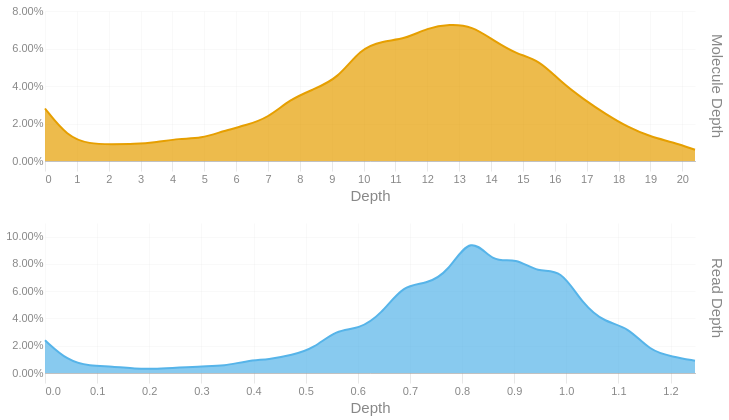

The notebook cell saved with this chart:
### Code cell
readdep = depth_hist(tb['Read Depth'], q99, 3)
readdep = readdep.with_columns(pl.lit('Read Depth').alias('Metric'))
if not SKIPLR:
    moldep = depth_hist(tb['Molecule Depth'], mol_q99, 1)
    moldep = moldep.with_columns(pl.lit('Molecule Depth').alias('Metric'))
    _hist = pl.concat([readdep, moldep])
    _hist = _hist.filter(pl.col('Proportion') != 0)
    with SafeRender(_hist):
        (
            alt.Chart(_hist)        
            .mark_area(interpolate = "basis")
            .encode(
                x=alt.X('Bin:Q').scale(domainMin=0).axis(alt.Axis(title='Depth')),
                y = alt.Y('Proportion:Q', title = None).axis(format = '.2%'),
                color = alt.Color('Metric:N').legend(None),
                row = alt.Row("Metric:N").header(title = None, labelOrient = 'right'),
                tooltip = [
                    alt.Tooltip("Metric:N", title = "Metric"),
                    alt.Tooltip('Interval:N', title = "Depth Interval"),
                    alt.Tooltip('Proportion:Q', title = "% Alignments").format('.2%')
                ]
            )
            .resolve_scale(x='independent', y='independent')
            .properties(
                height = 150, width = 650,
                usermeta={'embedOptions': {'downloadFileName': f'{samplename}.depth.hist'}}
            )
        ).display()
else:
    readdep = readdep.filter(pl.col('Proportion') != 0)
    with SafeRender(readdep):
        (
            alt.Chart(readdep)        
            .mark_area(interpolate = "basis")
            .encode(
                x=alt.X('Bin:Q').scale(domainMin=0).axis(alt.Axis(title='Depth')),
                y = alt.Y('Proportion:Q', title = None).axis(format = '.2%'),
                tooltip = [
                    alt.Tooltip('Interval:N', title = "Depth Interval"),
                    alt.Tooltip('Proportion:Q', title = "% Alignments").format('.2%')
                ]
            )
            .properties(
                usermeta={'embedOptions': {'downloadFileName': f'{samplename}.depth.hist'}}
            )
        ).display()

### Figure 1 — Vega-Lite specification as saved in the notebook (floating-point values rounded to 4 significant figures)
{"width": 650, "height": 150, "config": {"title": {"anchor": "start", "dy": -15, "fontSize": 18, "color": "#888888", "subtitleColor": "#888888", "subtitleFontSize": 14}, "arc": {"fill": "#0072B2"}, "axis": {"domainColor": "#888888", "domainWidth": 0.5, "gridWidth": 0.2, "grid": false, "titleFontWeight": 400, "titleFontSize": 15, "labelFontSize": 11, "labelColor": "#888888", "tickColor": "#888888", "tickWidth": 0.2, "titleColor": "#888888"}, "axisBand": {"grid": false}, "axisX": {"grid": true, "tickSize": 10, "domainCap": "round"}, "axisY": {"domain": false, "grid": true, "tickSize": 0, "domainCap": "round"}, "background": "transparent", "header": {"labelFontSize": 15, "labelColor": "#888888", "titleFontSize": 15, "titleFontWeight": 600, "titleColor": "#888888"}, "legend": {"labelFont": "sans-serif", "labelFontSize": 12, "labelColor": "#888888", "symbolSize": 100, "symbolType": "circle", "titleFontSize": 12, "titlePadding": 10, "titleColor": "#888888", "title": null}, "range": {"category": ["#E69F00", "#56B4E9", "#009E73", "#F0E442", "#0072B2", "#D55E00", "#CC79A7", "#000000"], "diverging": ["#cfe8f3", "#a2d4ec", "#73bfe2", "#46abdb", "#1696d2", "#12719e"]}, "area": {"fill": "#0072B2", "fillOpacity": 0.7, "line": true, "strokeOpacity": 0.7}, "line": {"color": "#0072B2", "stroke": "#0072B2", "strokeWidth": 2}, "trail": {"color": "#0072B2", "stroke": "#0072B2", "strokeWidth": 0, "size": 1}, "point": {"filled": true, "fillOpacity": 1.0, "size": 95}, "text": {"color": "#888888", "fontSize": 11, "align": "right", "fontWeight": 400, "size": 11}, "bar": {"fill": "#0072B2", "stroke": null}, "view": {"stroke": null, "continuousWidth": 660, "continuousHeight": 400}}, "data": {"name": "data-448e4d42cd1e668615c1b49fc1a5cf09"}, "mark": {"type": "area", "interpolate": "basis"}, "encoding": {"color": {"field": "Metric", "legend": null, "type": "nominal"}, "row": {"field": "Metric", "header": {"title": null, "labelOrient": "right"}, "type": "nominal"}, "tooltip": [{"field": "Metric", "title": "Metric", "type": "nominal"}, {"field": "Interval", "title": "Depth Interval", "type": "nominal"}, {"field": "Proportion", "format": ".2%", "title": "% Alignments", "type": "quantitative"}], "x": {"axis": {"title": "Depth"}, "field": "Bin", "scale": {"domainMin": 0}, "type": "quantitative"}, "y": {"axis": {"format": ".2%"}, "field": "Proportion", "title": null, "type": "quantitative"}}, "resolve": {"scale": {"x": "independent", "y": "independent"}}, "usermeta": {"embedOptions": {"downloadFileName": "S3_Waccamaw_1718.depth.hist"}}, "$schema": "https://vega.github.io/schema/vega-lite/v6.1.0.json", "datasets": {"data-448e4d42cd1e668615c1b49fc1a5cf09": [{"Bin": 0.0, "Interval": "0.0-0.043", "Proportion": 0.024, "Metric": "Read Depth"}, {"Bin": 0.043, "Interval": "0.043-0.086", "Proportion": 0.009, "Metric": "Read Depth"}, {"Bin": 0.086, "Interval": "0.086-0.129", "Proportion": 0.005, "Metric": "Read Depth"}, {"Bin": 0.129, "Interval": "0.129-0.172", "Proportion": 0.005, "Metric": "Read Depth"}, {"Bin": 0.172, "Interval": "0.172-0.215", "Proportion": 0.003, "Metric": "Read Depth"}, {"Bin": 0.215, "Interval": "0.215-0.258", "Proportion": 0.003, "Metric": "Read Depth"}, {"Bin": 0.258, "Interval": "0.258-0.301", "Proportion": 0.004, "Metric": "Read Depth"}, {"Bin": 0.301, "Interval": "0.301-0.344", "Proportion": 0.005, "Metric": "Read Depth"}, {"Bin": 0.344, "Interval": "0.344-0.387", "Proportion": 0.005, "Metric": "Read Depth"}, {"Bin": 0.387, "Interval": "0.387-0.43", "Proportion": 0.009, "Metric": "Read Depth"}, {"Bin": 0.43, "Interval": "0.43-0.473", "Proportion": 0.01, "Metric": "Read Depth"}, {"Bin": 0.473, "Interval": "0.473-0.516", "Proportion": 0.013, "Metric": "Read Depth"}, {"Bin": 0.516, "Interval": "0.516-0.559", "Proportion": 0.018, "Metric": "Read Depth"}, {"Bin": 0.559, "Interval": "0.559-0.602", "Proportion": 0.032, "Metric": "Read Depth"}, {"Bin": 0.602, "Interval": "0.602-0.645", "Proportion": 0.032, "Metric": "Read Depth"}, {"Bin": 0.645, "Interval": "0.645-0.688", "Proportion": 0.043, "Metric": "Read Depth"}, {"Bin": 0.688, "Interval": "0.688-0.731", "Proportion": 0.065, "Metric": "Read Depth"}, {"Bin": 0.731, "Interval": "0.731-0.774", "Proportion": 0.065, "Metric": "Read Depth"}, {"Bin": 0.774, "Interval": "0.774-0.817", "Proportion": 0.074, "Metric": "Read Depth"}, {"Bin": 0.817, "Interval": "0.817-0.86", "Proportion": 0.102, "Metric": "Read Depth"}, {"Bin": 0.86, "Interval": "0.86-0.903", "Proportion": 0.08, "Metric": "Read Depth"}, {"Bin": 0.903, "Interval": "0.903-0.946", "Proportion": 0.085, "Metric": "Read Depth"}, {"Bin": 0.946, "Interval": "0.946-0.989", "Proportion": 0.073, "Metric": "Read Depth"}, {"Bin": 0.989, "Interval": "0.989-1.032", "Proportion": 0.077, "Metric": "Read Depth"}, {"Bin": 1.032, "Interval": "1.032-1.075", "Proportion": 0.05, "Metric": "Read Depth"}, {"Bin": 1.075, "Interval": "1.075-1.118", "Proportion": 0.037, "Metric": "Read Depth"}, {"Bin": 1.118, "Interval": "1.118-1.161", "Proportion": 0.034, "Metric": "Read Depth"}, {"Bin": 1.161, "Interval": "1.161-1.204", "Proportion": 0.016, "Metric": "Read Depth"}, {"Bin": 1.204, "Interval": "1.204-1.247", "Proportion": 0.012, "Metric": "Read Depth"}, {"Bin": 1.247, "Interval": "1.247-1.29", "Proportion": 0.009, "Metric": "Read Depth"}, {"Bin": 0.0, "Interval": "0.0-0.7", "Proportion": 0.028, "Metric": "Molecule Depth"}, {"Bin": 0.7, "Interval": "0.7-1.4", "Proportion": 0.013, "Metric": "Molecule Depth"}, {"Bin": 1.4, "Interval": "1.4-2.1", "Proportion": 0.009, "Metric": "Molecule Depth"}, {"Bin": 2.1, "Interval": "2.1-2.8", "Proportion": 0.009, "Metric": "Molecule Depth"}, {"Bin": 2.8, "Interval": "2.8-3.5", "Proportion": 0.009, "Metric": "Molecule Depth"}, {"Bin": 3.5, "Interval": "3.5-4.2", "Proportion": 0.01, "Metric": "Molecule Depth"}, {"Bin": 4.2, "Interval": "4.2-4.9", "Proportion": 0.012, "Metric": "Molecule Depth"}, {"Bin": 4.9, "Interval": "4.9-5.6", "Proportion": 0.012, "Metric": "Molecule Depth"}, {"Bin": 5.6, "Interval": "5.6-6.3", "Proportion": 0.016, "Metric": "Molecule Depth"}, {"Bin": 6.3, "Interval": "6.3-7.0", "Proportion": 0.019, "Metric": "Molecule Depth"}, {"Bin": 7.0, "Interval": "7.0-7.7", "Proportion": 0.023, "Metric": "Molecule Depth"}, {"Bin": 7.7, "Interval": "7.7-8.4", "Proportion": 0.033, "Metric": "Molecule Depth"}, {"Bin": 8.4, "Interval": "8.4-9.2", "Proportion": 0.038, "Metric": "Molecule Depth"}, {"Bin": 9.2, "Interval": "9.2-9.9", "Proportion": 0.044, "Metric": "Molecule Depth"}, {"Bin": 9.9, "Interval": "9.9-10.6", "Proportion": 0.06, "Metric": "Molecule Depth"}, {"Bin": 10.6, "Interval": "10.6-11.3", "Proportion": 0.064, "Metric": "Molecule Depth"}, {"Bin": 11.3, "Interval": "11.3-12.0", "Proportion": 0.065, "Metric": "Molecule Depth"}, {"Bin": 12.0, "Interval": "12.0-12.7", "Proportion": 0.071, "Metric": "Molecule Depth"}, {"Bin": 12.7, "Interval": "12.7-13.4", "Proportion": 0.073, "Metric": "Molecule Depth"}, {"Bin": 13.4, "Interval": "13.4-14.1", "Proportion": 0.072, "Metric": "Molecule Depth"}, {"Bin": 14.1, "Interval": "14.1-14.8", "Proportion": 0.064, "Metric": "Molecule Depth"}, {"Bin": 14.8, "Interval": "14.8-15.5", "Proportion": 0.057, "Metric": "Molecule Depth"}, {"Bin": 15.5, "Interval": "15.5-16.2", "Proportion": 0.054, "Metric": "Molecule Depth"}, {"Bin": 16.2, "Interval": "16.2-16.9", "Proportion": 0.042, "Metric": "Molecule Depth"}, {"Bin": 16.9, "Interval": "16.9-17.6", "Proportion": 0.033, "Metric": "Molecule Depth"}, {"Bin": 17.6, "Interval": "17.6-18.3", "Proportion": 0.025, "Metric": "Molecule Depth"}, {"Bin": 18.3, "Interval": "18.3-19.0", "Proportion": 0.018, "Metric": "Molecule Depth"}, {"Bin": 19.0, "Interval": "19.0-19.7", "Proportion": 0.013, "Metric": "Molecule Depth"}, {"Bin": 19.7, "Interval": "19.7-20.4", "Proportion": 0.01, "Metric": "Molecule Depth"}, {"Bin": 20.4, "Interval": "20.4-21.12", "Proportion": 0.006, "Metric": "Molecule Depth"}]}}
